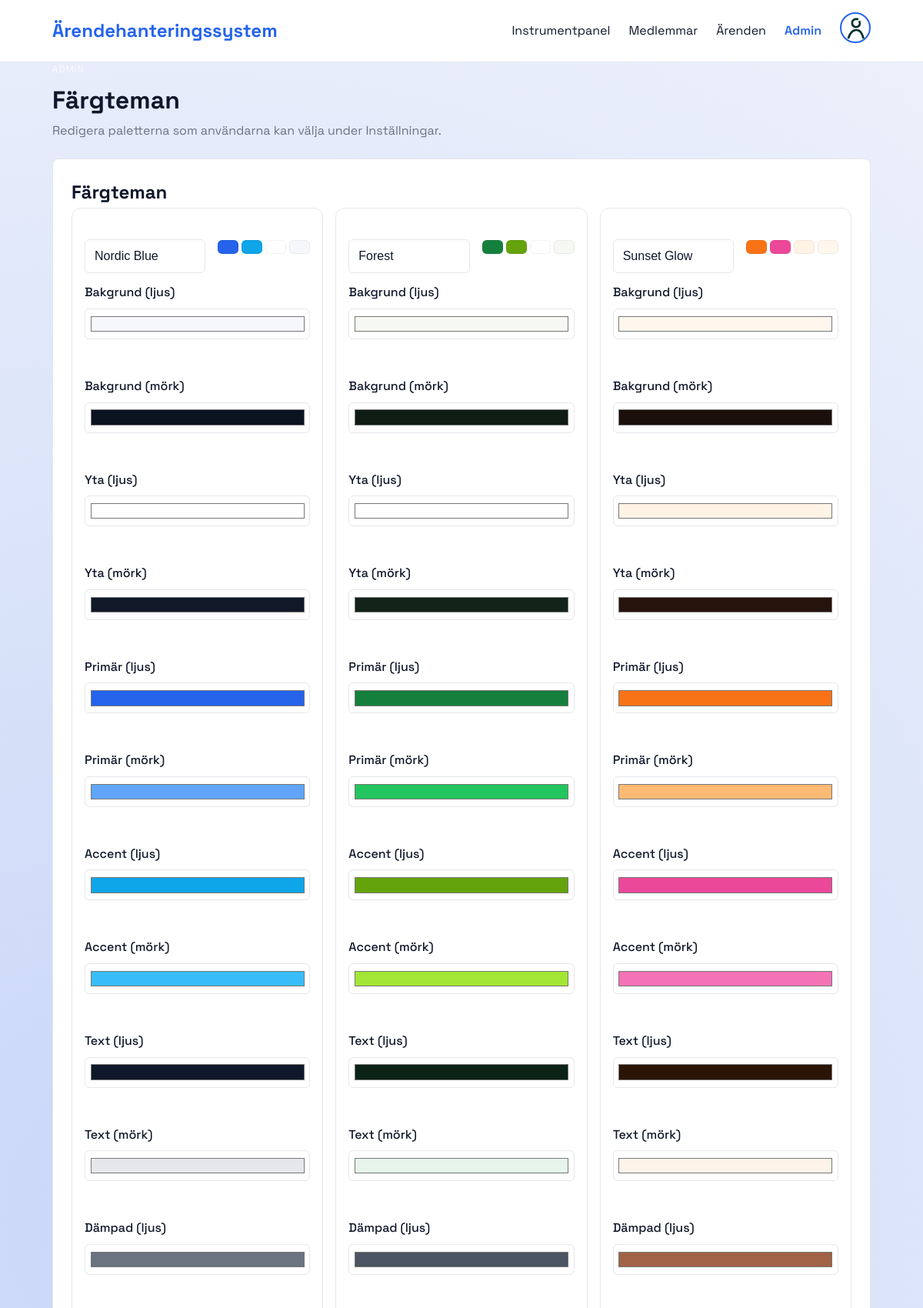
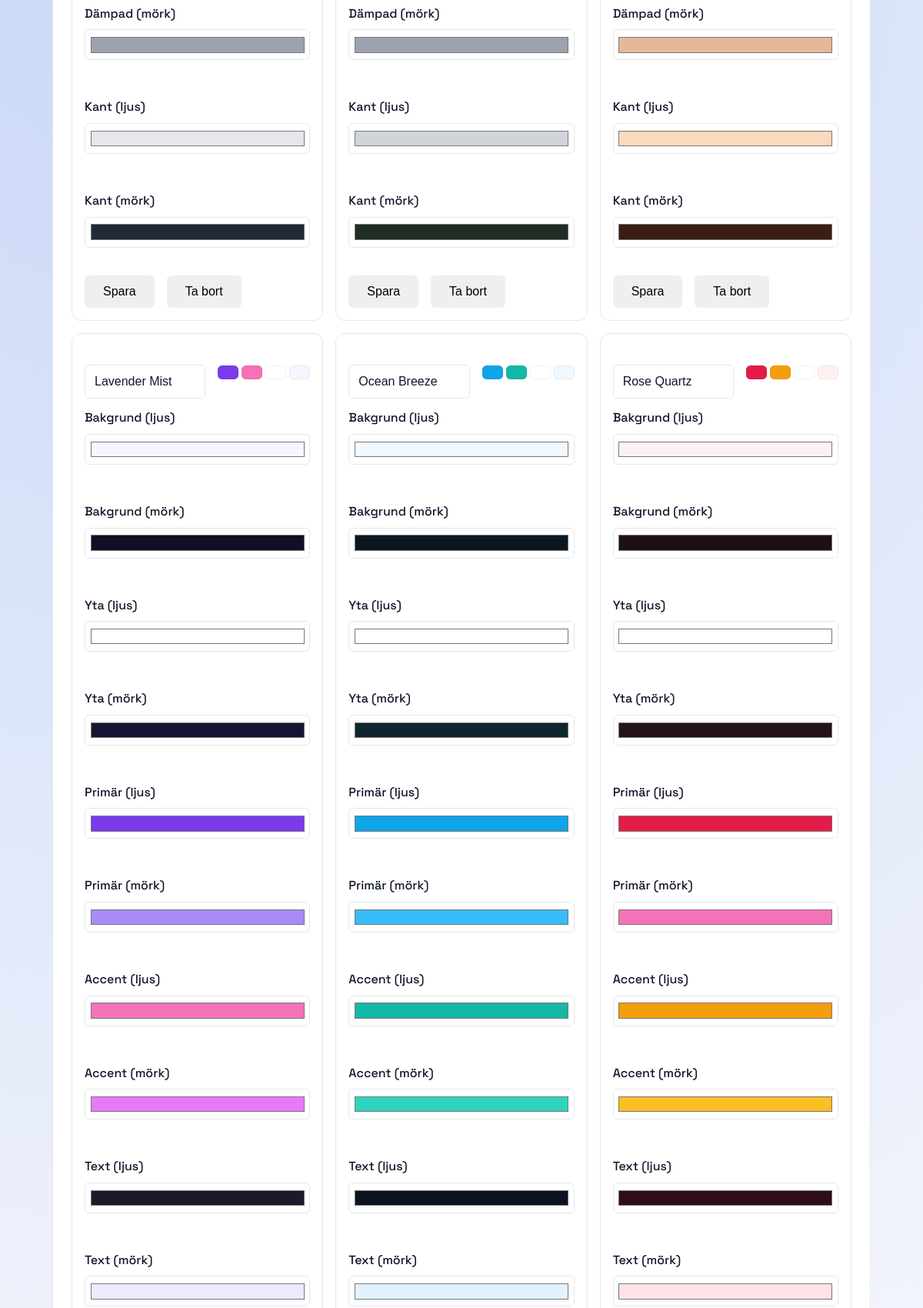
Page /pages/admin-themes.php (signed in, upper part) on the committed database (2 pictures, top to bottom).
### tables this page shows
CREATE TABLE IF NOT EXISTS tbl_colors (
    id INT AUTO_INCREMENT PRIMARY KEY,
    bg_light VARCHAR(100) NOT NULL,
    bg_dark VARCHAR(100) NOT NULL,
    surface_light VARCHAR(100) NOT NULL,
    surface_dark VARCHAR(100) NOT NULL,
    primary_light VARCHAR(100) NOT NULL,
    primary_dark VARCHAR(100) NOT NULL,
    accent_light VARCHAR(100) NOT NULL,
    accent_dark VARCHAR(100) NOT NULL,
    text_light VARCHAR(100) NOT NULL,
    text_dark VARCHAR(100) NOT NULL,
    muted_light VARCHAR(100) NOT NULL,
    muted_dark VARCHAR(100) NOT NULL,
    border_light VARCHAR(100) NOT NULL,
    border_dark VARCHAR(100) NOT NULL,
    theme_name VARCHAR(100) NOT NULL
);

### includes/i18n.php (called while the page is built, shortened)
<?php
function loadLanguage($lang = null) {
    $currentLang = $_SESSION['language'];
    $langFile = __DIR__ . '/../lang/' . $currentLang . '.php';
    if (file_exists($langFile)) {
        return require $langFile;
    }
    return require __DIR__ . '/../lang/sv.php';
}
function __($key) {
    static $translations = null;
    if ($translations === null) {
        $translations = loadLanguage();
    }
    return $translations[$key] ?? $key;
}
?>

### includes/theme.php (called while the page is built, shortened)
<?php
function themeTableExists(mysqli $conn): bool
{
    $result = $conn->query("SHOW TABLES LIKE 'tbl_colors'");
    return $result && $result->num_rows > 0;
}
function defaultThemePalette(): array
{
    return [
        'id' => 1,
        'bg_light' => '#f6f7fb',
        'bg_dark' => '#0b1220',
        'surface_light' => '#ffffff',
        'surface_dark' => '#111827',
        'primary_light' => '#2563eb',
        'primary_dark' => '#60a5fa',
        'accent_light' => '#0ea5e9',
        'accent_dark' => '#38bdf8',
        'text_light' => '#0f172a',
        'text_dark' => '#e5e7eb',
        'muted_light' => '#6b7280',
        'muted_dark' => '#9ca3af',
        'border_light' => '#e5e7eb',
        'border_dark' => '#1f2937',
        'theme_name' => 'Nordic Blue'
    ];
}
function getAllThemes(): array
{
    $conn = getDBConnection();
    if (!themeTableExists($conn)) {
        closeDBConnection($conn);
        return [defaultThemePalette()];
    }
    $themes = [];
    $result = $conn->query("SELECT id, bg_light, bg_dark, surface_light, surface_dark, primary_light, primary_dark, accent_light, accent_dark, text_light, text_dark, muted_light, muted_dark, border_light, border_dark, theme_name FROM tbl_colors ORDER BY id ASC");
    if ($result) {
        while ($row = $result->fetch_assoc()) {
            $themes[] = $row;
        }
    }
    return $themes ?: [defaultThemePalette()];
}
function getThemeById(?int $themeId): array
{
    $themes = getAllThemes();
    if ($themeId !== null) {
        foreach ($themes as $theme) {
            if ((int)$theme['id'] === (int)$themeId) {
                return $theme;
            }
        }
    }
    return $themes[0];
}
function getThemeForUser(?int $themeId): array
{
    return getThemeById($themeId);
}

### pages/admin-themes.php (the view, shortened to what this page needs)
<?php
require_once __DIR__ . '/../includes/i18n.php';
require_once __DIR__ . '/../includes/theme.php';
$themes = getAllThemes();
include __DIR__ . '/../includes/header.php';
?>
<main class="main-content">
    <div class="container">
        <p class="eyebrow"><?php echo __('admin'); ?></p>
        <h1><?php echo __('theme_manager'); ?></h1>
        <p class="muted"><?php echo __('theme_manager_help'); ?></p>
        <div class="card mt-3">
            <h2 class="card-header"><?php echo __('color_themes'); ?></h2>
            <div class="theme-manager-grid">
                <?php foreach ($themes as $theme): ?>
                <form method="POST" class="theme-editor">
                    <div class="theme-editor-header">
                        <div>
                            <p class="eyebrow"><?php echo __('theme_name'); ?> #<?php echo $theme['id']; ?></p>
                            <input type="text" name="theme_name" class="form-input" value="<?php echo htmlspecialchars($theme['theme_name']); ?>" required>
                        </div>
                        <div class="theme-swatches">
                            <span style="background: <?php echo htmlspecialchars($theme['primary_light']); ?>" title="<?php echo __('primary_light'); ?>"></span>
                            <span style="background: <?php echo htmlspecialchars($theme['accent_light']); ?>" title="<?php echo __('accent_light'); ?>"></span>
                            <span style="background: <?php echo htmlspecialchars($theme['surface_light']); ?>" title="<?php echo __('surface_light'); ?>"></span>
                            <span style="background: <?php echo htmlspecialchars($theme['bg_light']); ?>" title="<?php echo __('bg_light'); ?>"></span>
                        </div>
                    </div>
                    <div class="grid grid-3 theme-fields">
                        <?php
                        $fields = [
                            'bg_light', 'bg_dark',
                            'surface_light', 'surface_dark',
                            'primary_light', 'primary_dark',
                            'accent_light', 'accent_dark',
                            'text_light', 'text_dark',
                            'muted_light', 'muted_dark',
                            'border_light', 'border_dark'
                        ];
                        foreach ($fields as $field): ?>
                            <div class="form-group">
                                <label class="form-label" for="<?php echo $field . '_' . $theme['id']; ?>"><?php echo __( $field ); ?></label>
                                <input id="<?php echo $field . '_' . $theme['id']; ?>" type="color" class="form-input" name="<?php echo $field; ?>" value="<?php echo htmlspecialchars($theme[$field]); ?>">
                            </div>
                        <?php endforeach; ?>
                    </div>
                    <div class="flex gap-2" style="margin-top: 0.75rem;">
                        <button type="submit" name="action" value="save" class="btn btn-primary btn-sm"><?php echo __('save'); ?></button>
                        <button type="submit" name="action" value="delete" class="btn btn-secondary btn-sm" onclick="return confirmDelete('<?php echo __('confirm_delete_theme'); ?>');">
                            <?php echo __('delete'); ?>
                        </button>
                    </div>
                </form>
                <?php endforeach; ?>
            </div>
        </div>
    </div>
</main>
<?php include __DIR__ . '/../includes/footer.php'; ?>

### assets/css/style.css (style rules this page uses)
:root { --bg_light: #f6f7fb; --bg_dark: #0b1220; --surface_light: #ffffff; --surface_dark: #111827; --primary_light: #2563eb; --primary_dark: #60a5fa; --accent_light: #0ea5e9; --accent_dark: #38bdf8; --text_light: #0f172a; --text_dark: #e5e7eb; --muted_light: #6b7280; --muted_dark: #9ca3af; --border_light: #e5e7eb; --border_dark: #1f2937; --bg: var(--bg_light); --surface: var(--surface_light); --primary: var(--primary_light); --primary-hover: #1f4fcc; --primary-hover-strong: color-mix(in srgb, var(--primary) 85%, black); --accent: var(--accent_light); --text: var(--text_light); --muted: var(--muted_light); --border: var(--border_light); --success: #10b981; --warning: #f59e0b; --danger: #ef4444; --info: #3b82f6; }
* { margin: 0; padding: 0; box-sizing: border-box; }
body { font-family: 'Space Grotesk', -apple-system, BlinkMacSystemFont, 'Segoe UI', sans-serif; background: var(--bg); background: radial-gradient(circle at 20% 20%, color-mix(in srgb, var(--primary) 22%, var(--bg)), var(--bg) 35%), radial-gradient(circle at 80% 0%, color-mix(in srgb, var(--accent) 24%, var(--bg)), var(--bg) 45%), var(--bg); color: var(--text); line-height: 1.6; display: flex; flex-direction: column; height: 100vh; }
.container { width: min(92vw, 88rem); max-width: 88rem; margin: 0 auto; padding: 0 1.25rem; }
main { overflow-y: auto; overflow-x: hidden; flex-grow: 5; }
.form-group { margin-bottom: 1.5rem; }
.form-label { display: block; margin-bottom: 0.5rem; font-weight: 500; color: var(--text); }
.eyebrow { letter-spacing: 0.08em; text-transform: uppercase; font-size: 0.75rem; color: rgba(255, 255, 255, 0.8); margin-bottom: 0.35rem; }
.muted { color: var(--muted); }
.mt-3 { margin-top: 1.5rem; }
.flex { display: flex; }
.gap-2 { gap: 1rem; }

### pages/admin-themes.php (style rules this page uses)
.theme-manager-grid { display: grid; grid-template-columns: repeat(auto-fit, minmax(320px, 1fr)); gap: 1rem; }
.theme-editor { border: 1px solid var(--border); padding: 1rem; border-radius: 0.75rem; background: var(--surface); }
.theme-editor-header { display: flex; justify-content: space-between; align-items: center; gap: 1rem; margin-bottom: 0.75rem; }
.theme-editor .theme-swatches { display: grid; grid-template-columns: repeat(4, 1fr); gap: 0.25rem; min-width: 120px; }
.theme-editor .theme-swatches span { height: 18px; border-radius: 0.35rem; border: 1px solid rgba(0, 0, 0, 0.06); }
.theme-fields .form-group input[type="color"] { padding: 0.3rem; height: 40px; }

### rows in the picture
tbl_colors: theme_name "Nordic Blue", field "Bakgrund (ljus)", bg_light "#f6f7fb", field "Bakgrund (mörk)", bg_dark "#0b1220", field "Yta (ljus)", surface_light "#ffffff", field "Yta (mörk)", surface_dark "#111827", field "Primär (ljus)", primary_light "#2563eb", field "Primär (mörk)", primary_dark "#60a5fa", field "Accent (ljus)", accent_light "#0ea5e9", field "Accent (mörk)", accent_dark "#38bdf8", field "Text (ljus)", text_light "#0f172a", field "Text (mörk)", text_dark "#e5e7eb", field "Dämpad (ljus)", muted_light "#6b7280", field "Dämpad (mörk)", muted_dark "#9ca3af", field "Kant (ljus)", border_light "#e5e7eb", field "Kant (mörk)", border_dark "#1f2937"
tbl_colors: theme_name "Forest", field "Bakgrund (ljus)", bg_light "#f5f8f3", field "Bakgrund (mörk)", bg_dark "#0f1c14", field "Yta (ljus)", surface_light "#ffffff", field "Yta (mörk)", surface_dark "#12231a", field "Primär (ljus)", primary_light "#15803d", field "Primär (mörk)", primary_dark "#22c55e", field "Accent (ljus)", accent_light "#65a30d", field "Accent (mörk)", accent_dark "#a3e635", field "Text (ljus)", text_light "#0b2215", field "Text (mörk)", text_dark "#e6f4ec", field "Dämpad (ljus)", muted_light "#4b5563", field "Dämpad (mörk)", muted_dark "#9ca3af", field "Kant (ljus)", border_light "#d1d5db", field "Kant (mörk)", border_dark "#1f2d24"
tbl_colors: theme_name "Sunset Glow", field "Bakgrund (ljus)", bg_light "#fff7ed", field "Bakgrund (mörk)", bg_dark "#1a0f0a", field "Yta (ljus)", surface_light "#fff3e6", field "Yta (mörk)", surface_dark "#26130c", field "Primär (ljus)", primary_light "#f97316", field "Primär (mörk)", primary_dark "#fdba74", field "Accent (ljus)", accent_light "#ec4899", field "Accent (mörk)", accent_dark "#f472b6", field "Text (ljus)", text_light "#2a1405", field "Text (mörk)", text_dark "#fef3e8", field "Dämpad (ljus)", muted_light "#a16246", field "Dämpad (mörk)", muted_dark "#e5b89a", field "Kant (ljus)", border_light "#fcd9bd", field "Kant (mörk)", border_dark "#3b1d13"
tbl_colors: theme_name "Lavender Mist", field "Bakgrund (ljus)", bg_light "#f7f5ff", field "Bakgrund (mörk)", bg_dark "#0f1024", field "Yta (ljus)", surface_light "#ffffff", field "Yta (mörk)", surface_dark "#161632", field "Primär (ljus)", primary_light "#7c3aed", field "Primär (mörk)", primary_dark "#a78bfa", field "Accent (ljus)", accent_light "#f472b6", field "Accent (mörk)", accent_dark "#e879f9", field "Text (ljus)", text_light "#1f172a", field "Text (mörk)", text_dark "#ede9fe"
tbl_colors: theme_name "Ocean Breeze", field "Bakgrund (ljus)", bg_light "#f0f9ff", field "Bakgrund (mörk)", bg_dark "#0b1720", field "Yta (ljus)", surface_light "#ffffff", field "Yta (mörk)", surface_dark "#0f2530", field "Primär (ljus)", primary_light "#0ea5e9", field "Primär (mörk)", primary_dark "#38bdf8", field "Accent (ljus)", accent_light "#14b8a6", field "Accent (mörk)", accent_dark "#2dd4bf", field "Text (ljus)", text_light "#0b1220", field "Text (mörk)", text_dark "#e2f3ff"
tbl_colors: theme_name "Rose Quartz", field "Bakgrund (ljus)", bg_light "#fff1f2", field "Bakgrund (mörk)", bg_dark "#1f0f13", field "Yta (ljus)", surface_light "#ffffff", field "Yta (mörk)", surface_dark "#24141a", field "Primär (ljus)", primary_light "#e11d48", field "Primär (mörk)", primary_dark "#f472b6", field "Accent (ljus)", accent_light "#f59e0b", field "Accent (mörk)", accent_dark "#fbbf24", field "Text (ljus)", text_light "#2e0f17", field "Text (mörk)", text_dark "#fde2e7"

### other values in the picture
__('app_name') "Ärendehanteringssystem"
__('dashboard') "Instrumentpanel"
__('members') "Medlemmar"
__('cases') "Ärenden"
__('admin') "Admin"
__('theme_manager') "Färgteman"
__('theme_manager_help') "Redigera paletterna som användarna kan välja under Inställningar."
__('color_themes') "Färgteman"
